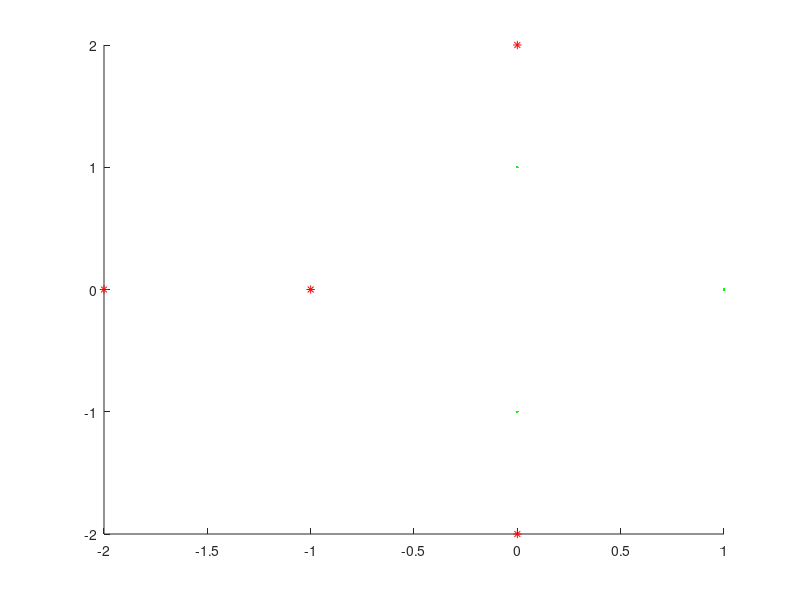

This figure's MATLAB source: (Note: this script raises an error after producing the figure.)
function homework1_3()
clear;clc;
x=[1,0;    0,1;    0,-1;    -1,0;    0,2;    0,-2;    -2,0];
% x=[x(:,2).^2-2*x(:,1)+3,x(:,1).^2-2*x(:,2)-3;];
x
y=[-1;-1;-1;+1;+1;+1;+1];
figure(1)
hold on
positive =[y==1];
for i=1:length(positive)
    if positive(i) ==1
        plot(x(i,1),x(i,2),'*r')
        hold on
    else
        plot(x(i,1),x(i,2),'.g')
        hold on
    end
end
hold on  
syms x y
 %ezplot((1/9)*(8*x^2-16*x+6*y^2-15)); %D
% ezplot((1/9)*(8*y^2-16*y+6*x^2+15)); %C
%  ezplot((1/9)*(8*x^2-16*y+6*y^2+15)); %B
 ezplot((1/9)*(8*y^2-16*y+6*x^2-15)); %A
 
    